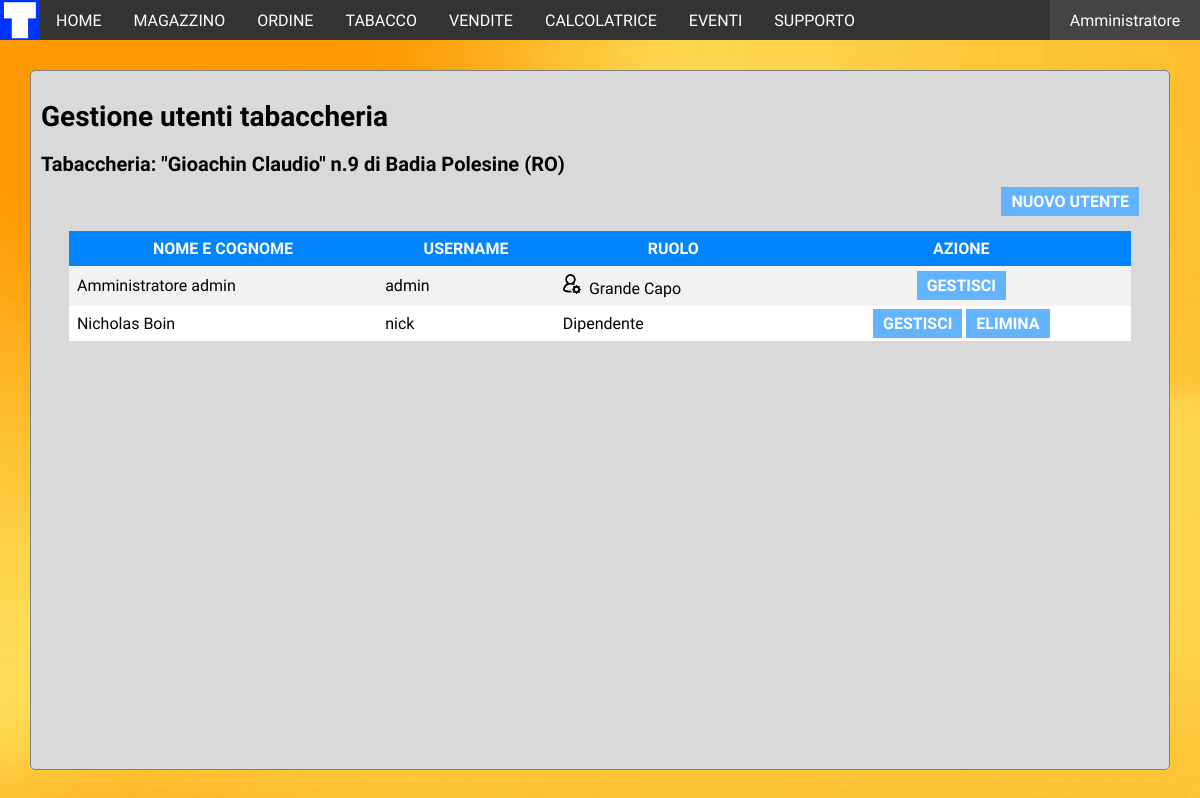
/manageusers.php (signed in), run on the app's committed database.
### tables this page shows
CREATE TABLE `tabaccheria` (
  `numero` int(11) NOT NULL,
  `piva` varchar(11) NOT NULL,
  `nome` text NOT NULL,
  `localita` text,
  `indirizzo` text,
  `n_civico` varchar(10) DEFAULT NULL,
  `tel` varchar(16) DEFAULT NULL,
  `fax` varchar(16) DEFAULT NULL,
  `ordine_to_magazzino` tinyint(4) NOT NULL,
  `comune` varchar(75) NOT NULL,
  `provincia` varchar(2) NOT NULL
);

CREATE TABLE `utenti` (
  `username` varchar(30) NOT NULL,
  `email` text NOT NULL,
  `password` varchar(128) NOT NULL,
  `nome` varchar(30) NOT NULL,
  `cognome` varchar(30) DEFAULT NULL,
  `cf` varchar(16) DEFAULT NULL,
  `immagine` text,
  `ruolo` varchar(30) DEFAULT NULL,
  `admin` tinyint(1) NOT NULL,
  `datanascita` date DEFAULT NULL,
  `tabaccheria` int(11) NOT NULL,
  `comune` varchar(75) NOT NULL,
  `provincia` varchar(2) NOT NULL
);

### php/session.php (called while the page is built, shortened)
<?php
include ('connetti.php');
$logged_user = $_SESSION['user'];
$logged_user_nome = $_SESSION['nome'];
$tabaccheria_numero = $_SESSION['num_tabaccheria'];
$tabaccheria_provincia = $_SESSION['provincia'];
$tabaccheria_comune = $_SESSION['comune'];
$query = "SELECT * FROM Tabaccheria WHERE numero = '".$tabaccheria_numero."' AND provincia = '".$tabaccheria_provincia."' AND comune = '".$tabaccheria_comune."';";
$result = mysqli_query($conn, $query);
$tabaccheria_row = mysqli_fetch_array($result);
$tabaccheria_nome = $tabaccheria_row["nome"];
$query = "SELECT * FROM Utenti WHERE username = '".$logged_user."' AND password = '".$_SESSION['password']."';";
$result = mysqli_query($conn, $query);
$user_db_row = mysqli_fetch_array($result);
?>

### php/adminauth.php (called while the page is built, shortened)
<?php
include ('session.php');
?>

### manageusers.php (the view, shortened to what this page needs)
<?php
	include("php/adminauth.php");
?>
<html>
	<head>
		<link rel="stylesheet" href="css/navigation.css">
		<link rel="stylesheet" href="css/gestionale.css">
		<link rel="stylesheet" href="css/base.css">
		<link rel="stylesheet" href="css/popup.css">
		<link rel="stylesheet" href="css/tableelenchi.css">
	</head>
	<body>
		<?php
			include("navigation.php");
		?>
		<div class=box>
			<h1>
				Gestione utenti tabaccheria
			</h1>
			<h2>Tabaccheria: "<?php echo $tabaccheria_nome; ?>" n.<?php echo $tabaccheria_numero.' di '.$tabaccheria_comune.' ('.$tabaccheria_provincia.')'; ?></h2>
			<div class="nuovo_button"><a href="nuovoutente.php">NUOVO UTENTE</a></div>
			<table>
				<tr>
					<th>NOME E COGNOME</th>
					<th>USERNAME</th>
					<th>RUOLO</th>
					<th>AZIONE</th>
				</tr>
				<tr>
					<td><?php echo $logged_user_nome.' '.$user_db_row["cognome"]; ?></td>
					<td><?php echo $logged_user; ?></td>
					<td><img src="images/admin.png" title="Amministratore" height="20px";>&nbsp <?php echo $user_db_row["ruolo"]; ?></td>
					<td><a href="profile.php">GESTISCI</a></td>
				</tr>
				<?php
					$sql = "SELECT username, nome, cognome, ruolo FROM Utenti WHERE admin=0 AND tabaccheria=\"".
						$tabaccheria_numero."\" AND comune=\"".$tabaccheria_comune."\" AND provincia=\"".$tabaccheria_provincia."\";";
					$result = mysqli_query($conn, $sql);
					if ($result == false) { echo $result->mysqli_error(); }
					else {
						for ($i = 0; $i < mysqli_num_rows($result); $i++) {
							$row =mysqli_fetch_assoc($result);
							echo "<tr><td>".$row["nome"]." ".$row["cognome"]."</td><td>".$row["username"]."</td><td>".$row["ruolo"].
								"</td><td><a href='modificautente.php?username=".$row["username"]."'>GESTISCI</a> ".
								"<a href='eliminautente.php?username=".$row["username"]."'>ELIMINA</a></td></tr>";
						}
					}
				?>
			</table>
		</div>
	</body>
</html>

### css/navigation.css (style rules this page uses)
body { margin: 0; }

### css/gestionale.css (style rules this page uses)
.box { position: absolute; background-color: #d9d9d9; top: 70px; left: 30px; bottom: 30px; right: 30px; border: solid 1px gray; border-radius: 5px; padding: 10px; overflow: auto; }

### css/base.css (style rules this page uses)
body { font-family: 'RobotoDraft', Arial, sans-serif; }
a { text-decoration: none; }
h1 { font-size: 28px; }
h2 { font-size: 20px; }

### css/tableelenchi.css (style rules this page uses)
table { margin-top: 10px; border-collapse: collapse; width: 95%; margin-left: 2.5%; }
th, td { padding: 8px; }
th, td:last-child { text-align: center; }
tr:nth-child(even) { background-color: #f2f2f2 }
tr:nth-child(odd) { background-color: white }
th { background-color: #0284FF; color: white; }
.nuovo_button { position: absolute; right: 30px; }
.nuovo_button > a, table a { background-color: #63B3FF; padding: 5px 10px; text-decoration: none; font-weight: bold; color: white; }

### manageusers.php (style rules this page uses)
table { margin-top: 55px; }

### data on the page
tabaccheria: nome "Gioachin Claudio"
utenti: cognome "admin", ruolo "Grande Capo"
utenti: nome "Nicholas", cognome "Boin", username "nick", ruolo "Dipendente"

### other printed values
$logged_user_nome "Amministratore"
$tabaccheria_numero "9"
$tabaccheria_comune "Badia Polesine"
$tabaccheria_provincia "RO"
$logged_user "admin"
